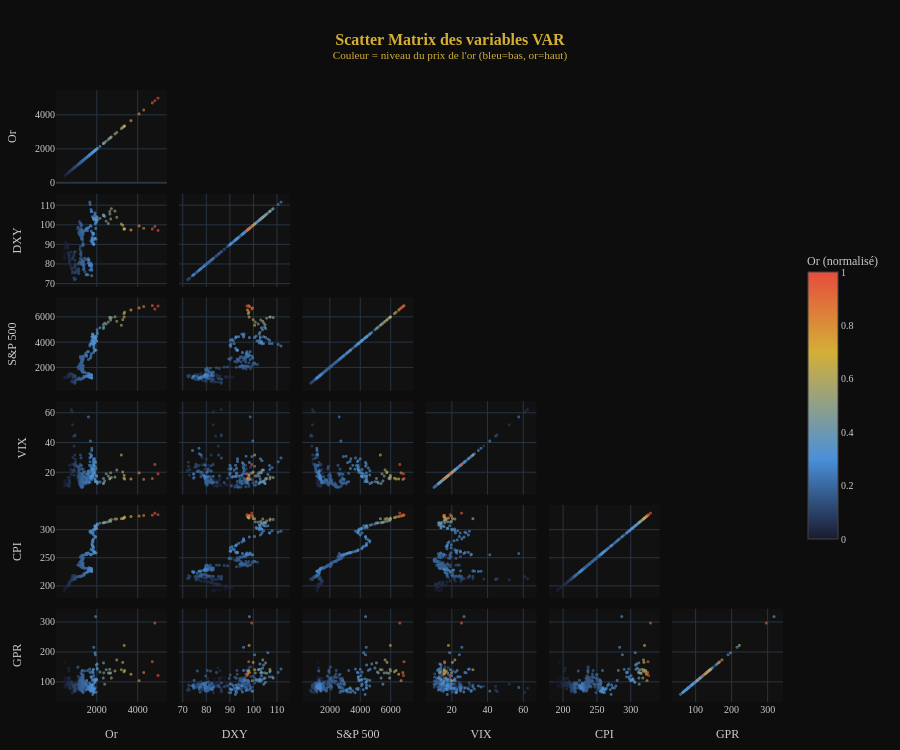

Source (notebook cell):
### Markdown cell above
Ce graphique superpose les six variables sur un même axe en base 100, permettant une lecture directe des performances relatives sur vingt ans. Le classement final en 2025 est sans appel : l'or domine largement avec un indice à 1102, soit une multiplication par plus de 11, devant le S&P 500 (553) et le GPR (295). À l'opposé, le DXY (120), le CPI (165) et le VIX gravitent autour de leurs niveaux initiaux, confirmant qu'ils n'ont pas de tendance haussière structurelle sur la période. Le VIX se distingue néanmoins par ses pics de volatilité extrêmes en 2008 et 2020, visibles comme des sursauts brefs avant un retour rapide à la moyenne — comportement typique d'une série mean-reverting. La divergence croissante entre l'or et les autres variables à partir de 2022 constitue le signal le plus saillant du graphique, et pose directement la question centrale du projet : quels facteurs expliquent et permettent de prédire cette trajectoire exceptionnelle ?

### Code cell
# 3.5 — Scatter matrix complète (pairplot coloré par niveau de l'or)
plot_scatter_matrix(df)

### Figure 1 — Plotly figure (JSON) as saved in the notebook; plotly's stock layout.template omitted (floating-point values rounded to 4 significant figures; data arrays with more than 128 entries replaced by an {"elided": "..."} marker saying what was removed)
{"data": [{"diagonal": {"visible": true}, "dimensions": [{"label": "Or", "values": {"elided": "254 float values"}}, {"label": "DXY", "values": {"elided": "254 float values"}}, {"label": "S&P 500", "values": {"elided": "254 float values"}}, {"label": "VIX", "values": {"elided": "254 float values"}}, {"label": "CPI", "values": {"elided": "254 float values"}}, {"label": "GPR", "values": {"elided": "254 float values"}}], "hovertemplate": "Date: %{text}<extra></extra>", "marker": {"color": {"elided": "254 float values"}, "colorbar": {"len": 0.5, "tickfont": {"color": "#CCCCCC"}, "title": {"font": {"color": "#CCCCCC"}, "text": "Or (normalisé)"}, "x": 1.02}, "colorscale": [[0, "#1a1a2e"], [0.3, "#4A90D9"], [0.7, "#D4AF37"], [1, "#E74C3C"]], "opacity": 0.65, "showscale": true, "size": 3}, "showupperhalf": false, "text": {"elided": "254 str values"}, "type": "splom"}], "layout": {"font": {"color": "#CCCCCC", "family": "Georgia", "size": 10}, "height": 750, "margin": {"b": 40, "l": 40, "r": 80, "t": 90}, "paper_bgcolor": "#0D0D0D", "plot_bgcolor": "#111111", "title": {"font": {"color": "#D4AF37", "size": 16}, "text": "<b>Scatter Matrix des variables VAR</b><br><sup>Couleur = niveau du prix de l'or (bleu=bas, or=haut)</sup>", "x": 0.5}}}
